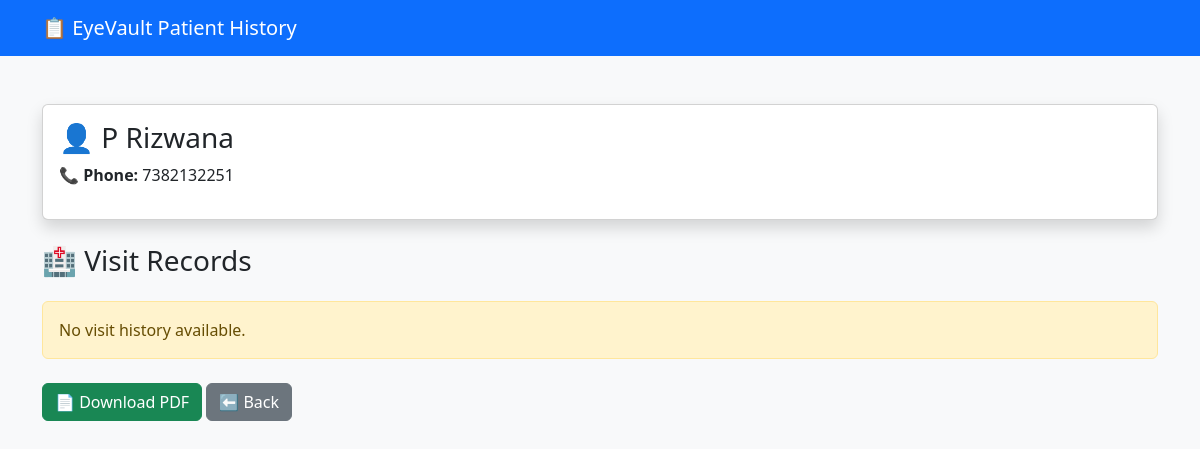
The page /history/1 on the database as committed earlier.
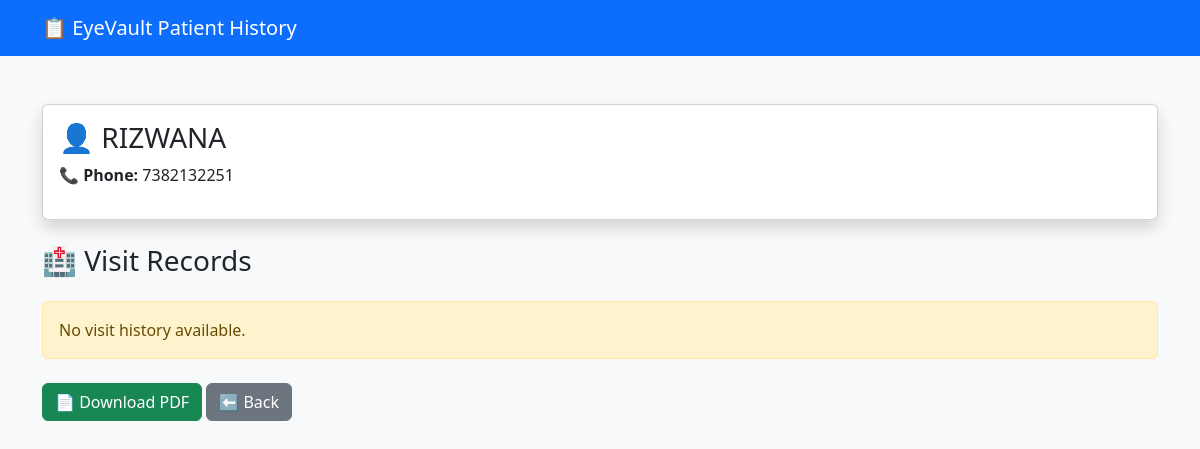
The same page on the database as committed later.
### app.py (models this page shows)
class Patient(db.Model):
    id = db.Column(db.Integer, primary_key=True)
    name = db.Column(db.String(100))
    dob = db.Column(db.String(20))
    gender = db.Column(db.String(20))
    phone = db.Column(db.String(15), unique=True)

### app.py (the view)
@app.route('/history/<int:patient_id>')
def history(patient_id):
    visits = Visit.query.filter_by(
        patient_id=patient_id
    ).all()
    patient = Patient.query.get(patient_id)
    return render_template(
        'history.html',
        visits=visits,
        patient=patient
    )

### templates/history.html (shortened to what this page needs)
<!DOCTYPE html>
<html>
<head>
    <link href="https://cdn.jsdelivr.net/npm/bootstrap@5.3.3/dist/css/bootstrap.min.css"
          rel="stylesheet">
</head>
<body class="bg-light">
<nav class="navbar navbar-dark bg-primary">
    <div class="container">
        <span class="navbar-brand">
            📋 EyeVault Patient History
        </span>
    </div>
</nav>
<div class="container mt-5">
    <div class="card shadow mb-4">
        <div class="card-body">
            <h3>
                👤 {{ patient.name }}
            </h3>
            <p>
                <strong>📞 Phone:</strong>
                {{ patient.phone }}
            </p>
        </div>
    </div>
    <h3 class="mb-4">
        🏥 Visit Records
    </h3>
    {% if visits %}
        {% for visit in visits %}
        <div class="card shadow mb-3">
            <div class="card-body">
                <h5>
                    📅 Visit Date: {{ visit.visit_date }}
                </h5>
                <hr>
                <p>
                    <strong>👨‍⚕️ Doctor:</strong>
                    {{ visit.doctor_name }}
                </p>
                <p>
                    <strong>🩺 Diagnosis:</strong>
                    {{ visit.diagnosis }}
                </p>
                <p>
                    <strong>📝 Notes:</strong>
                    {{ visit.notes }}
                </p>
            </div>
        </div>
        {% endfor %}
    {% else %}
        <div class="alert alert-warning">
            No visit history available.
        </div>
    {% endif %}
    <div class="mt-4">
        <a href="/download-history/{{ patient.id }}"
           class="btn btn-success">
            📄 Download PDF
        </a>
        <a href="/staff-dashboard"
           class="btn btn-secondary">
            ⬅ Back
        </a>
    </div>
</div>
</body>
</html>

Rows that differ between the two databases and show on the page:
changed Patient: name "P Rizwana" → "RIZWANA"
